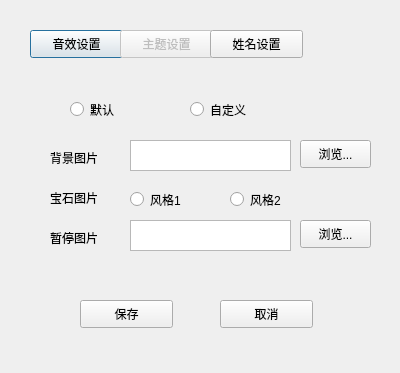
<?xml version="1.0" encoding="UTF-8"?>
<ui version="4.0">
 <class>CThemeDlg</class>
 <widget class="QDialog" name="CThemeDlg">
  <property name="geometry">
   <rect>
    <x>0</x>
    <y>0</y>
    <width>400</width>
    <height>373</height>
   </rect>
  </property>
  <property name="windowTitle">
   <string>Dialog</string>
  </property>
  <widget class="QPushButton" name="pushButton">
   <property name="geometry">
    <rect>
     <x>30</x>
     <y>30</y>
     <width>93</width>
     <height>28</height>
    </rect>
   </property>
   <property name="text">
    <string>音效设置</string>
   </property>
  </widget>
  <widget class="QPushButton" name="pushButton_2">
   <property name="enabled">
    <bool>false</bool>
   </property>
   <property name="geometry">
    <rect>
     <x>120</x>
     <y>30</y>
     <width>93</width>
     <height>28</height>
    </rect>
   </property>
   <property name="text">
    <string>主题设置</string>
   </property>
  </widget>
  <widget class="QPushButton" name="pushButton_3">
   <property name="enabled">
    <bool>true</bool>
   </property>
   <property name="geometry">
    <rect>
     <x>210</x>
     <y>30</y>
     <width>93</width>
     <height>28</height>
    </rect>
   </property>
   <property name="text">
    <string>姓名设置</string>
   </property>
  </widget>
  <widget class="QRadioButton" name="radioButton">
   <property name="geometry">
    <rect>
     <x>70</x>
     <y>100</y>
     <width>61</width>
     <height>19</height>
    </rect>
   </property>
   <property name="text">
    <string>默认</string>
   </property>
  </widget>
  <widget class="QRadioButton" name="radioButton_2">
   <property name="geometry">
    <rect>
     <x>190</x>
     <y>100</y>
     <width>81</width>
     <height>19</height>
    </rect>
   </property>
   <property name="text">
    <string>自定义</string>
   </property>
  </widget>
  <widget class="QLabel" name="label">
   <property name="geometry">
    <rect>
     <x>50</x>
     <y>150</y>
     <width>72</width>
     <height>15</height>
    </rect>
   </property>
   <property name="text">
    <string>背景图片</string>
   </property>
  </widget>
  <widget class="QTextEdit" name="textEdit">
   <property name="geometry">
    <rect>
     <x>130</x>
     <y>140</y>
     <width>161</width>
     <height>31</height>
    </rect>
   </property>
  </widget>
  <widget class="QPushButton" name="pushButton_4">
   <property name="geometry">
    <rect>
     <x>300</x>
     <y>140</y>
     <width>71</width>
     <height>28</height>
    </rect>
   </property>
   <property name="text">
    <string>浏览...</string>
   </property>
  </widget>
  <widget class="QLabel" name="label_2">
   <property name="geometry">
    <rect>
     <x>50</x>
     <y>190</y>
     <width>72</width>
     <height>15</height>
    </rect>
   </property>
   <property name="text">
    <string>宝石图片</string>
   </property>
  </widget>
  <widget class="QRadioButton" name="radioButton_3">
   <property name="geometry">
    <rect>
     <x>130</x>
     <y>190</y>
     <width>71</width>
     <height>19</height>
    </rect>
   </property>
   <property name="text">
    <string>风格1</string>
   </property>
  </widget>
  <widget class="QRadioButton" name="radioButton_4">
   <property name="geometry">
    <rect>
     <x>230</x>
     <y>190</y>
     <width>71</width>
     <height>19</height>
    </rect>
   </property>
   <property name="text">
    <string>风格2</string>
   </property>
  </widget>
  <widget class="QLabel" name="label_3">
   <property name="geometry">
    <rect>
     <x>50</x>
     <y>230</y>
     <width>72</width>
     <height>15</height>
    </rect>
   </property>
   <property name="text">
    <string>暂停图片</string>
   </property>
  </widget>
  <widget class="QTextEdit" name="textEdit_2">
   <property name="geometry">
    <rect>
     <x>130</x>
     <y>220</y>
     <width>161</width>
     <height>31</height>
    </rect>
   </property>
  </widget>
  <widget class="QPushButton" name="pushButton_5">
   <property name="geometry">
    <rect>
     <x>300</x>
     <y>220</y>
     <width>71</width>
     <height>28</height>
    </rect>
   </property>
   <property name="text">
    <string>浏览...</string>
   </property>
  </widget>
  <widget class="QPushButton" name="save">
   <property name="geometry">
    <rect>
     <x>80</x>
     <y>300</y>
     <width>93</width>
     <height>28</height>
    </rect>
   </property>
   <property name="text">
    <string>保存</string>
   </property>
  </widget>
  <widget class="QPushButton" name="cancel">
   <property name="geometry">
    <rect>
     <x>220</x>
     <y>300</y>
     <width>93</width>
     <height>28</height>
    </rect>
   </property>
   <property name="text">
    <string>取消</string>
   </property>
  </widget>
 </widget>
 <resources/>
 <connections/>
</ui>
